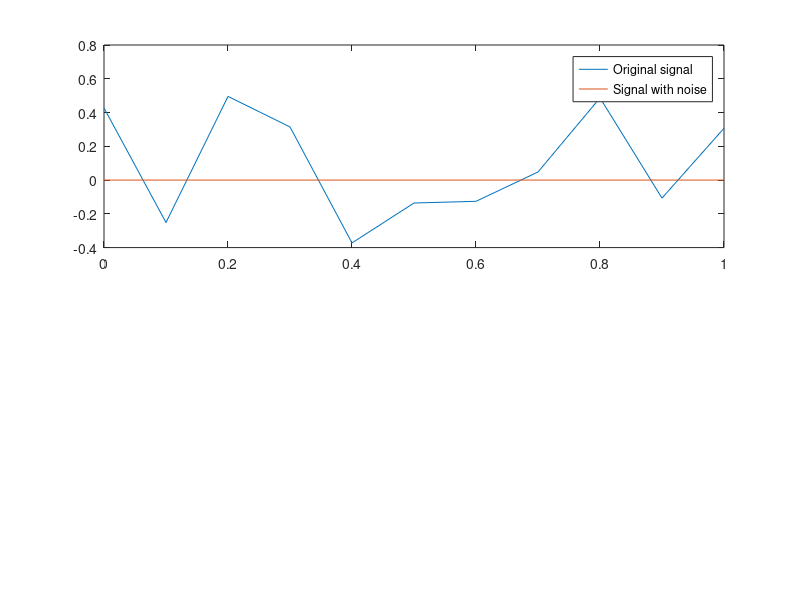

MATLAB code to generate this figure:
% t=1;
% u = sin(100*pi*t)+0.3*sin(800*pi*t);
% noise=0.3*randn
% 
% ex_fft_tut


t = 0:.1:1;
N=11;
%snr=0.3;
u = sin(100*pi*t)+0.3*sin(800*pi*t);
noise=0.3*randn(N,1);
f = u+noise';
subplot(2,1,1)
plot(t,f,t,u);
% subplot(2,1,2)
% plot(t,u)

legend('Original signal','Signal with noise');


%x = sawtooth(t); % Create sawtooth signal.
%y = awgn(u,snr,'measured'); % Add white Gaussian noise.
%plot(t,u,t,y) % Plot both signals.
%legend('Original signal','Signal with AWGN');

% 
% SNR = [-10:5:30];  %in Db
%     snr = 10.^(0.1.*SNR);
% 
%     for I = 1:length(snr)
%      noise = 1/sqrt(2)*(randn(1,N)+1i*randn(1,N));
%     u = y+ noise.*snr(I);
%     end
     